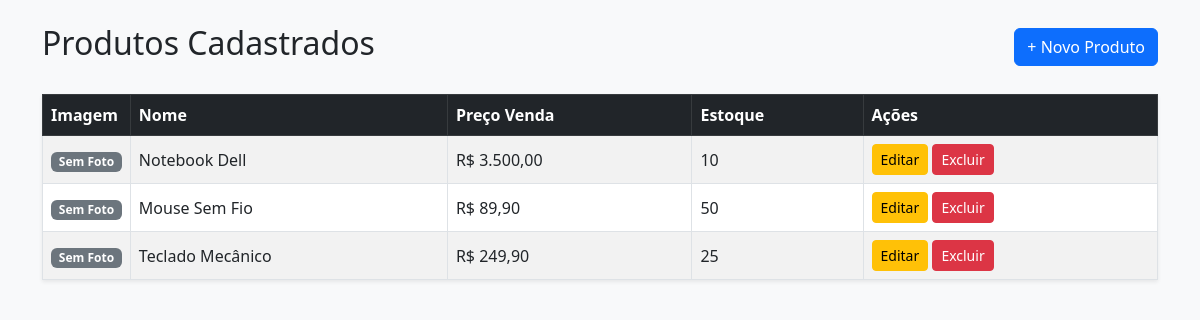
Screenshot of /index.php?url=produtos (signed in) with the database file from the repository.
### tables this page shows
CREATE TABLE `produtos` (
    `id` INT AUTO_INCREMENT PRIMARY KEY,
    `nome` VARCHAR(100) NOT NULL,
    `preco_custo` DECIMAL(10, 2) DEFAULT 0.00,
    `preco_venda` DECIMAL(10, 2) NOT NULL DEFAULT 0.00,
    `estoque_atual` INT NOT NULL DEFAULT 0,
    `estoque_minimo` INT DEFAULT 0,
    `imagem_url` VARCHAR(255) DEFAULT NULL,
    `criado_em` TIMESTAMP DEFAULT CURRENT_TIMESTAMP
);

### app/Controllers/ProdutoController.php (called while the page is built, shortened)
<?php
class ProdutoController {
    public function index(): void {
        $model = new Produto();
        $produtos = $model->listar();
        require_once __DIR__ . '/../Views/produtos/index.php';
    }
}

### public/index.php (called while the page is built, shortened)
<?php
$method = $_SERVER['REQUEST_METHOD'];
$scriptName = dirname($_SERVER['SCRIPT_NAME']);
$uri = parse_url($_SERVER['REQUEST_URI'], PHP_URL_PATH);
if (strpos($uri, $scriptName) === 0) {
    $uri = substr($uri, strlen($scriptName));
}
$url = $_GET['url'] ?? $uri;
$urlLimpa = trim($url, '/');
$router = new Router();
$router->add('GET', '', 'HomeController', 'index');
$router->add('GET', 'login', 'UsuarioController', 'login');
$router->add('POST', 'login/autenticar', 'UsuarioController', 'autenticar');
$router->add('GET', 'logout', 'UsuarioController', 'logout');
$router->add('GET', 'usuarios', 'UsuarioController', 'index');
$router->add('GET', 'produtos', 'ProdutoController', 'index');
$router->add('GET', 'produtos/cadastrar', 'ProdutoController', 'criar');
$router->add('POST', 'produtos/salvar', 'ProdutoController', 'salvar');
$router->add('GET', 'produtos/editar', 'ProdutoController', 'editar');
$router->add('POST', 'produtos/atualizar', 'ProdutoController', 'atualizar');
$router->add('POST', 'produtos/deletar', 'ProdutoController', 'deletar');
$router->dispatch($method, $urlLimpa);

### app/Models/Produto.php (called while the page is built, shortened)
<?php
class Produto {
    private PDO $db;
    public function __construct() {
        $caminhoDatabase = __DIR__ . '/../../config/Database.php';
        $this->db = \config\Database::getConnection();
    }
    public function listar(): array {
        $sql = "SELECT * FROM produtos ORDER BY id DESC";
        return $this->db->query($sql)->fetchAll();
    }
}

### config/Database.php (called while the page is built, shortened)
<?php
class Database {
    private static ?PDO $instance = null;
    public static function getConnection(): PDO {
        if (self::$instance === null) {
            try {
                $host = '127.0.0.1';
                $db   = 'sistema_estoque';
                $user = 'root';
                $pass = '';
                self::$instance = new PDO(
                    "mysql:host={$host};dbname={$db};charset=utf8mb4",
                    $user,
                    $pass,
                    [
                        PDO::ATTR_ERRMODE => PDO::ERRMODE_EXCEPTION,
                        PDO::ATTR_DEFAULT_FETCH_MODE => PDO::FETCH_ASSOC,
                    ]
                );
            } catch (PDOException $e) {
                die("Erro de Conexão com o Banco: " . $e->getMessage());
            }
        }
        return self::$instance;
    }
}

### app/Views/Produtos/index.php (the view, shortened to what this page needs)
<!DOCTYPE html>
<html lang="pt-br">
<head>
    <link href="https://cdn.jsdelivr.net/npm/bootstrap@5.3.0/dist/css/bootstrap.min.css" rel="stylesheet">
</head>
<body class="p-4 bg-light">
<div class="container">
    <div class="d-flex justify-content-between align-items-center mb-4">
        <h2>Produtos Cadastrados</h2>
        <a href="index.php?url=produtos/cadastrar" class="btn btn-primary">+ Novo Produto</a>
    </div>
    <table class="table table-striped table-bordered align-middle bg-white shadow-sm">
        <thead class="table-dark">
            <tr>
                <th>Imagem</th>
                <th>Nome</th>
                <th>Preço Venda</th>
                <th>Estoque</th>
                <th>Ações</th>
            </tr>
        </thead>
        <tbody>
            <?php if (!empty($produtos)): ?>
                <?php foreach ($produtos as $p): ?>
                    <tr>
                        <td style="width: 80px;" class="text-center">
                            <?php if (!empty($p['imagem_url'])): ?>
                                <img src="<?= $p['imagem_url'] ?>" alt="<?= $p['nome'] ?>" style="width: 50px; height: 50px; object-fit: cover;">
                            <?php else: ?>
                                <span class="badge bg-secondary">Sem Foto</span>
                            <?php endif; ?>
                        </td>
                        <td><?= htmlspecialchars($p['nome']) ?></td>
                        <td>R$ <?= number_format($p['preco_venda'] ?? $p['preco'] ?? 0, 2, ',', '.') ?></td>
                        <td><?= $p['estoque_atual'] ?? $p['quantidade'] ?? 0 ?></td>
                        <td>
                            <a href="index.php?url=produtos/editar&id=<?= $p['id'] ?>" class="btn btn-sm btn-warning">Editar</a>
                            <form action="index.php?url=produtos/deletar" method="POST" class="d-inline" onsubmit="return confirm('Deseja excluir este produto?');">
                                <button type="submit" class="btn btn-sm btn-danger">Excluir</button>
                            </form>
                        </td>
                    </tr>
                <?php endforeach; ?>
            <?php else: ?>
                <tr>
                    <td colspan="5" class="text-center">Nenhum produto cadastrado.</td>
                </tr>
            <?php endif; ?>
        </tbody>
    </table>
</div>
</body>
</html>

### app/Core/Router.php (shortened to what this page needs)
<?php
class Router {
    private array $routes = [];
    public function add(string $method, string $path, string $controller, string $action): void {
        $this->routes[] = [
            'method'     => strtoupper($method),
            'path'       => trim($path, '/'),
            'controller' => $controller,
            'action'     => $action
        ];
    }
    public function dispatch(string $method, string $uri): void {
        $uri = trim($uri, '/');
        foreach ($this->routes as $route) {
            if ($route['method'] === strtoupper($method) && $route['path'] === $uri) {
                $controllerName = "App\\Controllers\\" . $route['controller'];
                $action = $route['action'];
                if (class_exists($controllerName)) {
                    $controller = new $controllerName();
                    if (method_exists($controller, $action)) {
                        $controller->$action();
                        return;
                    }
                }
            }
        }
    }
}

### rows the page displays
produtos: shows "Sem Foto", nome "Notebook Dell", preco_venda "3.500,00", estoque_atual "10"
produtos: shows "Sem Foto", nome "Mouse Sem Fio", preco_venda "89,90", estoque_atual "50"
produtos: shows "Sem Foto", nome "Teclado Mecânico", preco_venda "249,90", estoque_atual "25"
